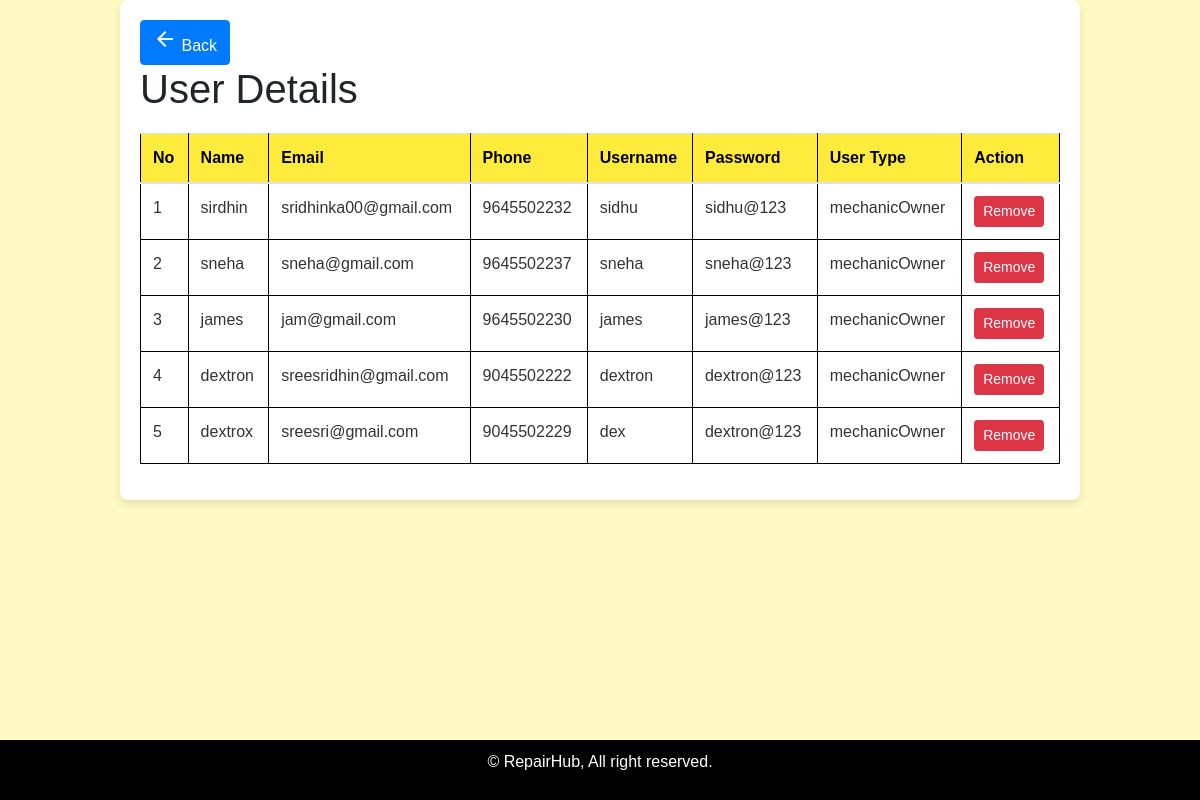
The page /adowner on the database its author committed.
### vehicle/models.py (models this page shows, shortened)
class register(models.Model):
    name = models.CharField(max_length=100)
    mail = models.EmailField()
    phone = models.IntegerField()
    username = models.CharField(max_length=50)
    password = models.CharField(max_length=50)
    usertype = models.CharField(max_length=20)

### vehicle/views.py (the view)
# urls.py: path('adowner',views.view_mech),
def view_mech(request):
    data = register.objects.filter(usertype='mechanicOwner')
    return render(request,'viewmech.html',{'mech':data})

### template/viewmech.html (shortened to what this page needs)
<!DOCTYPE html>
<html lang="en">
<head>
    <link rel="stylesheet" href="https://maxcdn.bootstrapcdn.com/bootstrap/4.0.0/css/bootstrap.min.css">
</head>
<body>
    <div class="container">
        <a href="javascript:history.back()" class="btn btn-primary back-button">
            <i class="material-icons">arrow_back</i> Back
        </a>
        <h1>User Details</h1>
        <table class="table">
            <thead>
                <tr>
                    <th>No</th>
                    <th>Name</th>
                    <th>Email</th>
                    <th>Phone</th>
                    <th>Username</th>
                    <th>Password</th>
                    <th>User Type</th>
                    <th>Action</th>
                </tr>
            </thead>
            <tbody>
                {% for user in mech %}
                    <tr>
                        <td>{{ forloop.counter }}</td>
                        <td>{{ user.name }}</td>
                        <td>{{ user.mail }}</td>
                        <td>{{ user.phone }}</td>
                        <td>{{ user.username }}</td>
                        <td>{{ user.password }}</td>
                        <td>{{ user.usertype }}</td>
                        <td><a href="{% url 'remove_mech' user.id %}" class="btn btn-danger btn-sm reject">Remove</a></td>
                    </tr>
                {% empty %}
                    <tr>
                        <td colspan="7">No registerd user available.</td>
                    </tr>
                {% endfor %}
            </tbody>
        </table>
    </div>
    <footer>
        <p>&copy; RepairHub, All right reserved.</p>
    </footer>
</body>
</html>

### template/viewmech.html (style rules this page uses)
body { font-family: Arial, sans-serif; margin: 0; padding: 0; background-color: #fff9c4; }
.container { width: 80%; margin: auto; overflow: hidden; padding: 20px; background-color: #ffffff; border-radius: 8px; box-shadow: 0 4px 8px rgba(0, 0, 0, 0.1); }
table { width: 100%; border-collapse: collapse; margin: 20px 0; }
th, td { padding: 12px; text-align: left; border: 1px solid #000; }
th { background-color: #ffeb3b; color: #000; }
td { background-color: #fff; color: #333; }
tr:nth-child(even) { background-color: #fff9c4; }
tr:nth-child(odd) { background-color: #f0f0f0; }
footer { background-color: #000; color: #fff; text-align: center; padding: 10px 0; position: fixed; bottom: 0; width: 100%; }

### rows shown on the page
register: name "sirdhin", mail "sridhinka00@gmail.com", phone "9645502232", username "sidhu", password "sidhu@123", usertype "mechanicOwner"
register: name "sneha", mail "sneha@gmail.com", phone "9645502237", username "sneha", password "sneha@123", usertype "mechanicOwner"
register: name "james", mail "jam@gmail.com", phone "9645502230", username "james", password "james@123", usertype "mechanicOwner"
register: name "dextron", mail "sreesridhin@gmail.com", phone "9045502222", username "dextron", password "dextron@123", usertype "mechanicOwner"
register: name "dextrox", mail "sreesri@gmail.com", phone "9045502229", username "dex", password "dextron@123", usertype "mechanicOwner"
